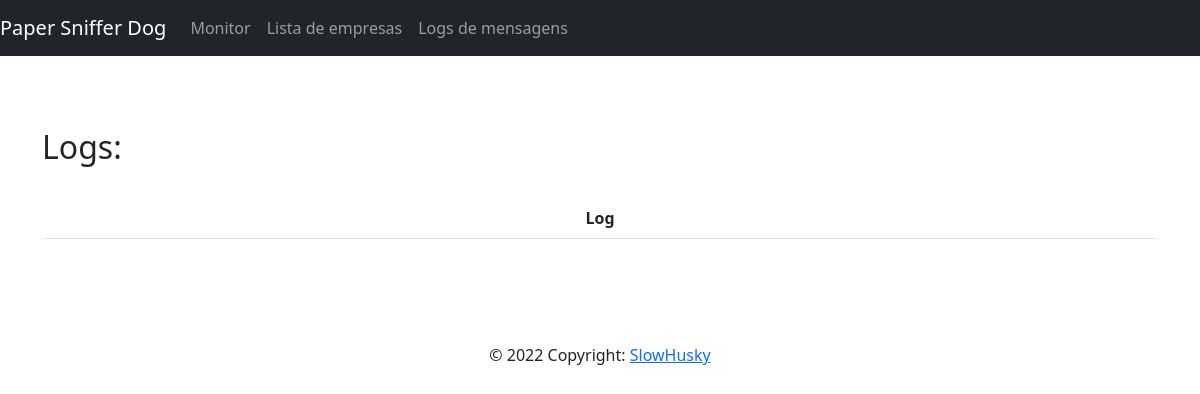
Page /getpapers/logs on the earlier database version.
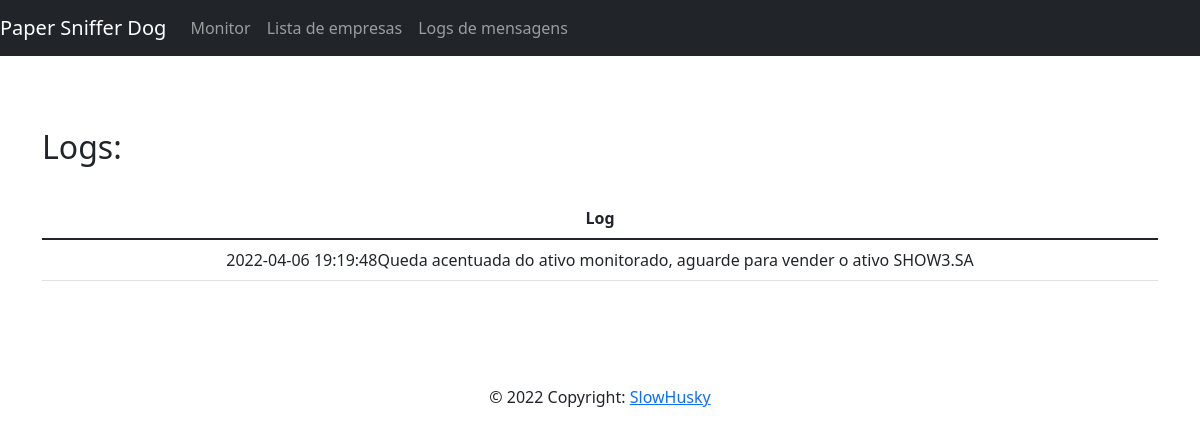
Same page on the later database version.
### getpapers/models.py (models this page shows)
class Logmessages(models.Model):
    message = models.CharField(max_length=200)

### getpapers/views.py (the view)
# urls.py: path('logs', logs, name='logs'),
def logs(request):
    info = getLatest100message()
    context ={
        'info': info,
    }
    template = loader.get_template('getpapers/logs.html')
    return HttpResponse(template.render(context, request))

### getpapers/manipulations.py (called while the page is built)
def getLatest100message():
    return Logmessages.objects.all().order_by('-id')[:100]

### getpapers/templates/getpapers/logs.html
{% extends 'getpapers/header.html' %}
{% block content %}
    <div class="container">
        &nbsp<br>
        <h2>Logs:</h2>
        &nbsp<br>
            <table id="data-table"
                   class="table table-hover text-center py-3">
                <thead>
                    <tr>
                        <th scope="col">Log</th>
                    </tr>
                </thead>
                <tbody>
                    {% for log in info %}
                                <tr>
                                    <td>{{ log.message }}</td>
                                </tr>
                    {% endfor %}
                </tbody>
            </table>
        </div>
        {% include 'getpapers/footer.html' %}
    {% endblock content %}

### getpapers/templates/getpapers/header.html (shortened to what this page needs)
<!Doctype html>
<head>
    <link href="https://cdn.jsdelivr.net/npm/bootstrap@5.1.3/dist/css/bootstrap.min.css"
          rel="stylesheet"
>
    <link rel="stylesheet" src="./stylesheet.css">
</head>
<body>
    <nav class="navbar navbar-expand-md navbar-dark bg-dark mb- ">
        <a class="navbar-brand" href="{% url 'index' %}">Paper Sniffer Dog</a>
        <div class="collapse navbar-collapse" id="navbarCollapse">
            <ul class="navbar-nav mr-auto">
                <li class="nav-item">
                    <a class="nav-link" href="/getpapers/monitor">Monitor</a>
                </li>
                <li class="nav-item">
                    <a class="nav-link" href="/getpapers/listenterprises">Lista de empresas</a>
                </li>
                <li class="nav-item">
                    <a class="nav-link" href="/getpapers/logs">Logs de mensagens</a>
                </li>
            </ul>
        </nav>
        &nbsp<br>
        &nbsp<br>
        {% block content %}
        {% endblock content %}

### getpapers/templates/getpapers/footer.html
&nbsp<br>
&nbsp<br>
&nbsp<br>
<footer  class="page-footer font-small blue footer">
    <div class="footer-copyright text-center py-3">© 2022 Copyright:
      <a href="https://github.com/SlowHusky/">SlowHusky</a>
    </div>
  </footer>
</body>
</html>

Differences in the rows shown:
added Logmessages: message "2022-04-06 19:19:48Queda acentuada do ativo monitorado, aguarde para vender o ativo SHOW3.SA"
